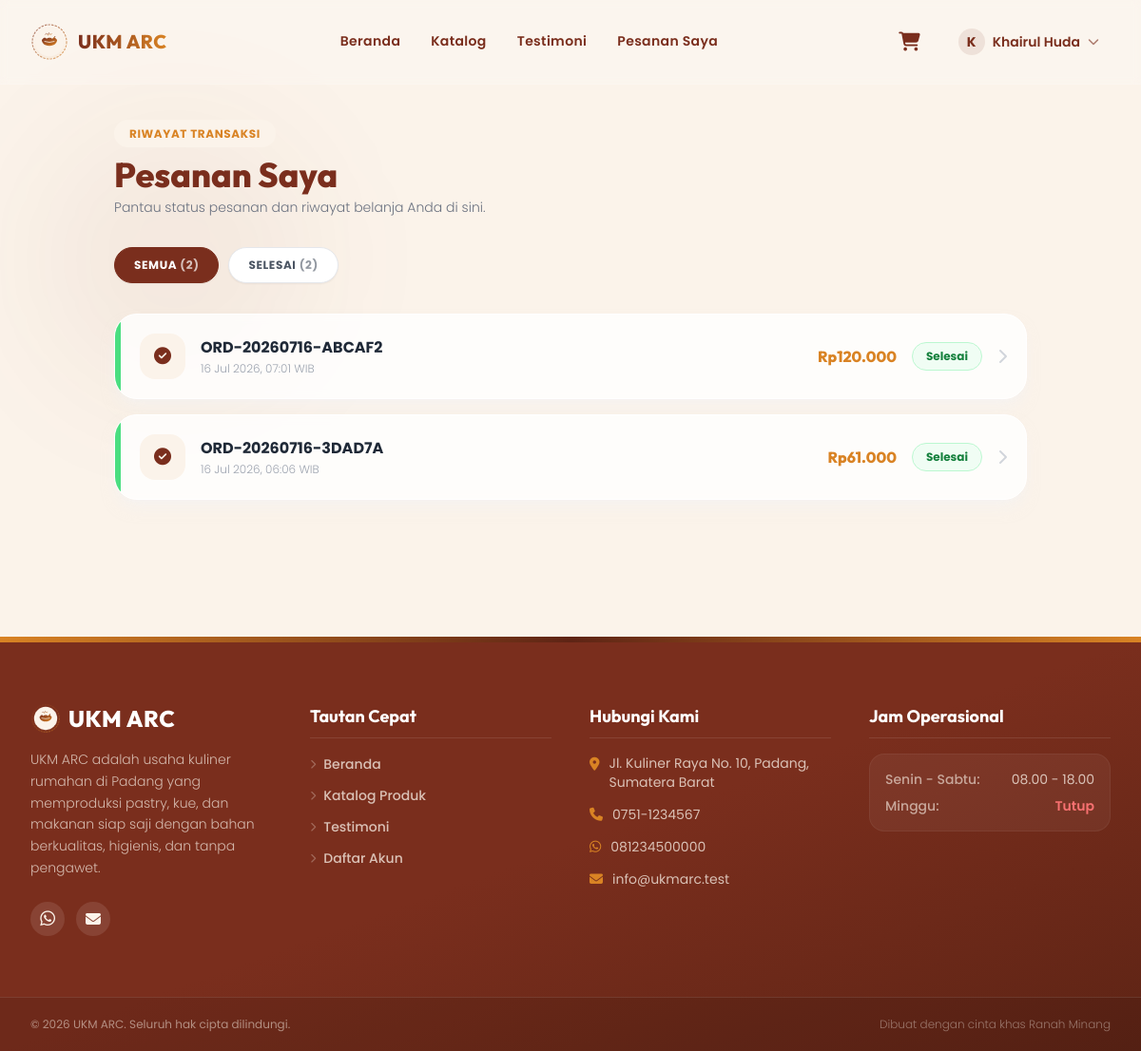
The app's page /pesanan (signed in) with its own data.
### tables this page shows
CREATE TABLE `orders` (
  `id` int NOT NULL,
  `order_code` varchar(30) NOT NULL,
  `user_id` int NOT NULL,
  `shipping_method_id` int NOT NULL,
  `shipping_address` text,
  `subtotal` decimal(12,2) NOT NULL,
  `shipping_cost` decimal(12,2) NOT NULL DEFAULT '0.00',
  `total` decimal(12,2) NOT NULL,
  `status` enum('pending','diproses','dikirim','selesai','dibatalkan') DEFAULT 'pending',
  `notes` text,
  `created_at` timestamp NULL DEFAULT CURRENT_TIMESTAMP,
  `updated_at` timestamp NULL DEFAULT CURRENT_TIMESTAMP ON UPDATE CURRENT_TIMESTAMP
);

CREATE TABLE `settings` (
  `id` int NOT NULL,
  `site_name` varchar(100) DEFAULT NULL,
  `logo` varchar(255) DEFAULT NULL,
  `address` text,
  `phone` varchar(20) DEFAULT NULL,
  `email` varchar(100) DEFAULT NULL,
  `whatsapp` varchar(20) DEFAULT NULL,
  `about_text` text,
  `bank_name` varchar(50) DEFAULT NULL,
  `bank_account_number` varchar(50) DEFAULT NULL,
  `bank_account_name` varchar(100) DEFAULT NULL
);

### app/views/orders/index.php (the view, shortened to what the rows shown need)
<?php
$statusMeta = [
    'pending'    => ['label' => 'Menunggu Pembayaran', 'badge' => 'bg-yellow-50 text-yellow-700 border-yellow-200', 'bar' => 'bg-yellow-400', 'icon' => 'fa-hourglass-half'],
    'diproses'   => ['label' => 'Diproses', 'badge' => 'bg-blue-50 text-blue-700 border-blue-200', 'bar' => 'bg-blue-400', 'icon' => 'fa-gear'],
    'dikirim'    => ['label' => 'Dikirim', 'badge' => 'bg-purple-50 text-purple-700 border-purple-200', 'bar' => 'bg-purple-400', 'icon' => 'fa-truck-fast'],
    'selesai'    => ['label' => 'Selesai', 'badge' => 'bg-green-50 text-green-700 border-green-200', 'bar' => 'bg-green-400', 'icon' => 'fa-circle-check'],
    'dibatalkan' => ['label' => 'Dibatalkan', 'badge' => 'bg-red-50 text-red-700 border-red-200', 'bar' => 'bg-red-400', 'icon' => 'fa-circle-xmark'],
];
include APP_PATH . '/views/layouts/header.php';
?>
<section class="max-w-5xl mx-auto px-4 sm:px-6 lg:px-8 py-12 relative z-10">
  <div class="mb-8" data-aos="fade-up">
    <span class="px-4 py-1.5 rounded-full bg-cream text-secondary text-xs font-bold uppercase tracking-wider">Riwayat Transaksi</span>
    <h1 class="text-3xl md:text-4xl font-extrabold text-primary font-outfit mt-3">Pesanan Saya</h1>
    <p class="text-gray-500 font-light text-sm mt-1">Pantau status pesanan dan riwayat belanja Anda di sini.</p>
  </div>
  <?php if (!empty($orders)): ?>
    <div class="flex flex-wrap items-center gap-2.5 mb-8 order-filter-tabs" data-aos="fade-up">
      <button type="button" data-filter="all" class="order-tab active px-5 py-2.5 rounded-full border text-xs font-bold uppercase tracking-wider transition-all duration-300 shadow-sm bg-primary border-primary text-white">
        Semua <span class="opacity-70">(<?= count($orders) ?>)</span>
      </button>
      <?php foreach ($statusMeta as $key => $meta):
        $c = count(array_filter($orders, fn($o) => $o['status'] === $key));
        if ($c === 0) continue;
      ?>
        <button type="button" data-filter="<?= $key ?>" class="order-tab px-5 py-2.5 rounded-full border text-xs font-bold uppercase tracking-wider transition-all duration-300 shadow-sm bg-white border-gray-200 text-gray-600 hover:border-primary hover:text-primary">
          <?= e($meta['label']) ?> <span class="opacity-60">(<?= $c ?>)</span>
        </button>
      <?php endforeach; ?>
    </div>
    <div class="space-y-4" id="orderList">
      <?php foreach ($orders as $i => $order):
        $meta = $statusMeta[$order['status']] ?? $statusMeta['pending'];
      ?>
        <a href="<?= BASE_URL ?>/pesanan/<?= e($order['order_code']) ?>" data-status="<?= e($order['status']) ?>"
           class="order-row group flex items-stretch gap-0 bg-white/80 backdrop-blur-sm rounded-3xl border border-white shadow-lg shadow-gray-100/50 hover:shadow-2xl hover:-translate-y-1 hover:shadow-primary/5 transition-all duration-500 overflow-hidden"
           data-aos="fade-up" data-aos-delay="<?= min($i * 50, 250) ?>">
          <span class="w-1.5 flex-shrink-0 <?= $meta['bar'] ?>"></span>
          <div class="flex-1 flex items-center justify-between flex-wrap gap-3 p-5">
            <div class="flex items-center gap-4">
              <span class="w-12 h-12 rounded-2xl bg-cream flex items-center justify-center text-primary text-lg flex-shrink-0 group-hover:bg-gradient-to-tr group-hover:from-primary group-hover:to-secondary group-hover:text-white transition-all duration-500">
                <i class="fa-solid <?= $meta['icon'] ?>"></i>
              </span>
              <div>
                <p class="font-bold text-gray-800 group-hover:text-primary transition text-sm md:text-base"><?= e($order['order_code']) ?></p>
                <p class="text-xs text-gray-400 font-light mt-0.5"><?= date('d M Y, H:i', strtotime($order['created_at'])) ?> WIB</p>
              </div>
            </div>
            <div class="flex items-center gap-4">
              <p class="font-extrabold text-secondary font-outfit"><?= rupiah($order['total']) ?></p>
              <span class="px-3.5 py-1.5 rounded-full text-xs font-bold border <?= $meta['badge'] ?>"><?= e($meta['label']) ?></span>
              <i class="fa-solid fa-chevron-right text-gray-300 group-hover:text-primary group-hover:translate-x-1 transition-all duration-300 hidden sm:block"></i>
            </div>
          </div>
        </a>
      <?php endforeach; ?>
    </div>
  <?php endif; ?>
</section>
<?php include APP_PATH . '/views/layouts/footer.php'; ?>

### app/core/Router.php (shortened to what the rows shown need)
<?php
class Router
{
    private array $routes = [];
    private function addRoute(string $method, string $pattern, string $handler, array $middleware): void
    {
        $this->routes[] = [
            'method' => $method,
            'pattern' => $pattern,
            'handler' => $handler,
            'middleware' => $middleware,
        ];
    }
    private function toRegex(string $pattern): string
    {
        $regex = preg_replace('#\{([a-zA-Z_]+)\}#', '(?P<$1>[^/]+)', $pattern);
        return '#^' . $regex . '$#';
    }
    public function dispatch(string $uri, string $method): void
    {
        $uri = parse_url($uri, PHP_URL_PATH);
        if (defined('BASE_PATH') && BASE_PATH !== '' && str_starts_with($uri, BASE_PATH)) {
            $uri = substr($uri, strlen(BASE_PATH));
        }
        $uri = rtrim($uri, '/');
        foreach ($this->routes as $route) {
            if ($route['method'] !== $method) {
                continue;
            }
            $regex = $this->toRegex($route['pattern']);
            if (preg_match($regex, $uri, $matches)) {
                $params = array_filter($matches, 'is_string', ARRAY_FILTER_USE_KEY);
                $this->callHandler($route['handler'], $params);
                return;
            }
        }
    }
    private function callHandler(string $handler, array $params): void
    {
        [$controllerName, $action] = explode('@', $handler);
        $instance = new $class();
        call_user_func_array([$instance, $action], $params);
    }
}

### app/views/layouts/footer.php (shortened to what the rows shown need)
<?php
$__settings = $__settings ?? (new Setting())->get();
?>
<footer class="relative bg-gradient-to-br from-primary via-primary to-primary-dark text-cream mt-24 overflow-hidden">
  <div class="h-1.5 w-full bg-gradient-to-r from-secondary via-primary-dark to-secondary"></div>
  <div class="max-w-7xl mx-auto px-4 sm:px-6 lg:px-8 py-16 relative z-10 grid grid-cols-1 md:grid-cols-4 gap-10">
    <div class="space-y-4">
      <h3 class="text-2xl font-extrabold font-outfit tracking-wide flex items-center gap-2 text-white">
        <img src="<?= BASE_URL ?>/assets/images/logo.svg" alt="UKM ARC Logo" class="w-8 h-8">
        UKM ARC
      </h3>
      <p class="text-sm text-cream/70 leading-relaxed font-light"><?= e($__settings['about_text'] ?? '') ?></p>
      <div class="flex items-center gap-3 pt-2">
        <a href="https://wa.me/<?= e($__settings['whatsapp'] ?? '') ?>" target="_blank" class="w-9 h-9 rounded-full bg-white/10 hover:bg-secondary hover:scale-110 flex items-center justify-center text-cream transition-all duration-300">
          <i class="fa-brands fa-whatsapp text-lg"></i>
        </a>
        <a href="mailto:<?= e($__settings['email'] ?? '') ?>" class="w-9 h-9 rounded-full bg-white/10 hover:bg-secondary hover:scale-110 flex items-center justify-center text-cream transition-all duration-300">
          <i class="fa-solid fa-envelope text-base"></i>
        </a>
      </div>
    </div>
    <div>
      <h4 class="text-white font-bold font-outfit text-lg mb-4 pb-2 border-b border-white/10">Tautan Cepat</h4>
      <ul class="space-y-3 text-sm font-medium text-cream/75">
        <li>
          <a href="<?= BASE_URL ?>/" class="inline-flex items-center gap-2 hover:text-secondary hover:translate-x-1.5 transition-all duration-300">
            <i class="fa-solid fa-chevron-right text-[10px] opacity-40"></i> Beranda
          </a>
        </li>
        <li>
          <a href="<?= BASE_URL ?>/produk" class="inline-flex items-center gap-2 hover:text-secondary hover:translate-x-1.5 transition-all duration-300">
            <i class="fa-solid fa-chevron-right text-[10px] opacity-40"></i> Katalog Produk
          </a>
        </li>
        <li>
          <a href="<?= BASE_URL ?>/testimoni" class="inline-flex items-center gap-2 hover:text-secondary hover:translate-x-1.5 transition-all duration-300">
            <i class="fa-solid fa-chevron-right text-[10px] opacity-40"></i> Testimoni
          </a>
        </li>
        <li>
          <a href="<?= BASE_URL ?>/register" class="inline-flex items-center gap-2 hover:text-secondary hover:translate-x-1.5 transition-all duration-300">
            <i class="fa-solid fa-chevron-right text-[10px] opacity-40"></i> Daftar Akun
          </a>
        </li>
      </ul>
    </div>
    <div>
      <h4 class="text-white font-bold font-outfit text-lg mb-4 pb-2 border-b border-white/10">Hubungi Kami</h4>
      <ul class="space-y-3.5 text-sm text-cream/75">
        <li class="flex items-start gap-2.5">
          <i class="fa-solid fa-location-dot text-secondary mt-1 flex-shrink-0"></i>
          <span><?= e($__settings['address'] ?? '') ?></span>
        </li>
        <li class="flex items-center gap-2.5">
          <i class="fa-solid fa-phone text-secondary flex-shrink-0"></i>
          <span><?= e($__settings['phone'] ?? '') ?></span>
        </li>
        <li class="flex items-center gap-2.5">
          <i class="fa-brands fa-whatsapp text-secondary flex-shrink-0"></i>
          <span><?= e($__settings['whatsapp'] ?? '') ?></span>
        </li>
        <li class="flex items-center gap-2.5">
          <i class="fa-solid fa-envelope text-secondary flex-shrink-0"></i>
          <span><?= e($__settings['email'] ?? '') ?></span>
        </li>
      </ul>
    </div>
    <div>
      <h4 class="text-white font-bold font-outfit text-lg mb-4 pb-2 border-b border-white/10">Jam Operasional</h4>
      <div class="bg-white/5 rounded-2xl p-4 border border-white/5 text-sm text-cream/75 space-y-2">
        <p class="flex justify-between">
          <span class="font-medium text-cream/60">Senin - Sabtu:</span>
          <span>08.00 - 18.00</span>
        </p>
        <p class="flex justify-between">
          <span class="font-medium text-cream/60">Minggu:</span>
          <span class="text-red-400 font-semibold">Tutup</span>
        </p>
      </div>
    </div>
  </div>
  <div class="border-t border-white/10 py-5 text-center text-xs text-cream/50 relative z-10 bg-black/10">
    <div class="max-w-7xl mx-auto px-4 sm:px-6 lg:px-8 flex flex-col sm:flex-row justify-between items-center gap-2">
      <p>&copy; <?= date('Y') ?> UKM ARC. Seluruh hak cipta dilindungi.</p>
      <p class="font-light text-cream/40">Dibuat dengan cinta khas Ranah Minang</p>
    </div>
  </div>
</footer>
</body>
</html>

### records on screen
orders: order_code "ORD-20260716-ABCAF2", created_at "16 Jul 2026, 07:01", total "Rp120.000", status "Selesai"
orders: order_code "ORD-20260716-3DAD7A", created_at "16 Jul 2026, 06:06", total "Rp61.000", status "Selesai"
settings: about_text "UKM ARC adalah usaha kuliner rumahan di Padang yang memproduksi pastry, kue, dan makanan siap saji dengan bahan berkualitas, higienis, dan tanpa pengawet.", address "Jl. Kuliner Raya No. 10, Padang, Sumatera Barat", phone "0751-1234567", whatsapp "081234500000", email "info@ukmarc.test"

### other values on screen
count($orders) "2"
$meta['label'] "SELESAI"
$c "2"
